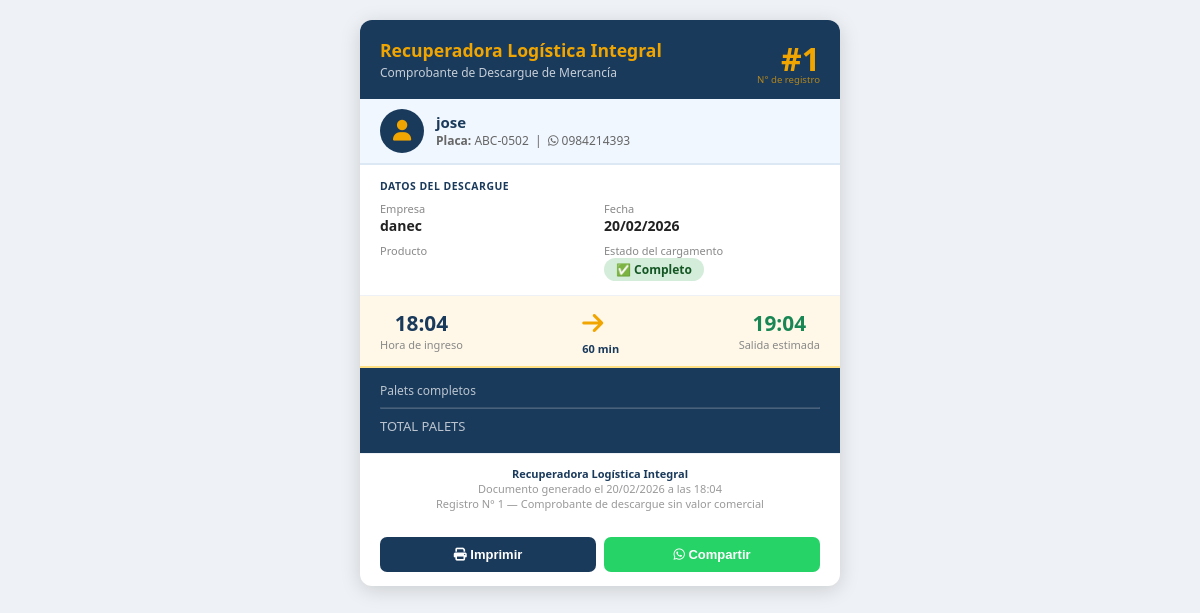
The app's page /descargue/registro/1/factura/ with its own data.
### Aplicaciones/Descargue/models.py (models this page shows, shortened)
class RegistroDescargue(models.Model):
    TIPO_CHOICES = [
        ('completo',   'Completo'),
        ('incompleto', 'Incompleto'),
        ('especial',   'Especial'),
    ]
    cierre            = models.ForeignKey(CierreDia, on_delete=models.CASCADE, related_name='registros')
    empresa           = models.ForeignKey(Empresa, on_delete=models.SET_NULL, null=True, blank=True, related_name='descargues')
    chofer_nombre     = models.CharField(max_length=100, default='')
    chofer_telefono   = models.CharField(max_length=20, default='')
    placa             = models.CharField(max_length=20, blank=True)
    tipo              = models.CharField(max_length=12, choices=TIPO_CHOICES, default='completo')
    observacion       = models.CharField(max_length=200, blank=True)
    hora              = models.DateTimeField(default=timezone.now)
    duracion_minutos  = models.PositiveIntegerField(default=30)
    hora_fin_estimada = models.DateTimeField(null=True, blank=True)
    class Meta:
        verbose_name = "Registro de Descargue"
        verbose_name_plural = "Registros de Descargue"
        ordering = ['-hora']

class Empresa(models.Model):
    nombre = models.CharField(max_length=120, unique=True)
    activo = models.BooleanField(default=True)
    class Meta:
        verbose_name_plural = "Empresas"
        ordering = ['nombre']

### Aplicaciones/Descargue/views.py (the view)
# urls.py: path('registro/<int:pk>/factura/',  views.factura_registro,    name='factura_registro'),
def factura_registro(request, pk):
    reg = get_object_or_404(
        RegistroDescargue.objects.select_related('empresa', 'cierre').prefetch_related('items__producto'),
        pk=pk
    )
    return render(request, 'factura_chofer.html', {
        'reg': reg,
        'empresa_nombre': 'Recuperadora Logística Integral',
    })

### Aplicaciones/Descargue/templates/factura_chofer.html (shortened to what this page needs)
<!DOCTYPE html>
<html lang="es">
<head>
</head>
<body>
<div class="factura">
  <div class="cab">
    <h1>{{ empresa_nombre }}</h1>
    <div class="sub">Comprobante de Descargue de Mercancía</div>
    <div class="folio">
      #{{ reg.id }}
      <small>N° de registro</small>
    </div>
  </div>
  <div class="chofer-bar">
    <div class="avatar"><i class="fa fa-user"></i></div>
    <div class="chofer-info">
      <div class="nom">{{ reg.chofer_nombre }}</div>
      <div class="det">
        {% if reg.placa %}<strong>Placa:</strong> {{ reg.placa }} &nbsp;|&nbsp; {% endif %}
        <i class="fab fa-whatsapp"></i> {{ reg.chofer_telefono }}
      </div>
    </div>
  </div>
  <div class="sec">
    <div class="sec-tit">Datos del descargue</div>
    <div class="info-grid">
      <div class="info-item">
        <div class="lbl">Empresa</div>
        <div class="val">{{ reg.empresa.nombre }}</div>
      </div>
      <div class="info-item">
        <div class="lbl">Fecha</div>
        <div class="val">{{ reg.hora|date:"d/m/Y" }}</div>
      </div>
      <div class="info-item">
        <div class="lbl">Producto</div>
      </div>
      <div class="info-item">
        <div class="lbl">Estado del cargamento</div>
        <div class="val">
          {% if reg.tipo == 'completo' %}
            <span class="tipo-badge tipo-c">✅ Completo</span>
          {% elif reg.tipo == 'incompleto' %}
            <span class="tipo-badge tipo-i">⚠️ Incompleto</span>
          {% else %}
            <span class="tipo-badge tipo-e">🔀 Especial</span>
          {% endif %}
        </div>
      </div>
    </div>
  </div>
  <div class="tiempo-bar">
    <div class="ini">
      <div class="hora">{{ reg.hora|date:"H:i" }}</div>
      <div class="sub">Hora de ingreso</div>
    </div>
    <div class="flecha">
      <i class="fa fa-arrow-right"></i>
      <div style="font-size:11px;color:var(--azul);font-weight:700;margin-top:2px;">
        {{ reg.duracion_minutos }} min
      </div>
    </div>
    <div class="fin">
      <div class="hora" style="color:var(--verde);">
        {% if reg.hora_fin_estimada %}{{ reg.hora_fin_estimada|date:"H:i" }}{% else %}—{% endif %}
      </div>
      <div class="sub">Salida estimada</div>
    </div>
  </div>
  <div class="totales">
    <div class="tot-row">
      <span class="t-lbl">Palets completos</span>
    </div>
    <hr style="border-color:rgba(255,255,255,.2);margin:8px 0;"/>
    <div class="tot-row grande">
      <span class="t-lbl" style="font-size:13px;">TOTAL PALETS</span>
    </div>
  </div>
  <div class="pie">
    <strong>{{ empresa_nombre }}</strong><br>
    Documento generado el {{ reg.hora|date:"d/m/Y" }} a las {{ reg.hora|date:"H:i" }}<br>
    Registro N° {{ reg.id }} — Comprobante de descargue sin valor comercial
  </div>
  <div class="acciones">
    <button class="btn-imp" onclick="window.print()">
      <i class="fa fa-print me-1"></i> Imprimir
    </button>
    <button class="btn-wa" onclick="compartirWA()">
      <i class="fab fa-whatsapp me-1"></i> Compartir
    </button>
  </div>
</div>
<link href="https://cdnjs.cloudflare.com/ajax/libs/font-awesome/6.5.0/css/all.min.css" rel="stylesheet"/>
</body>
</html>

### Aplicaciones/Descargue/templates/factura_chofer.html (style rules this page uses)
:root { --azul:#1a3a5c;--oro:#f0a500;--verde:#198754; }
* { box-sizing:border-box;margin:0;padding:0; }
body { background:#eef1f5;font-family:'Segoe UI',Arial,sans-serif;font-size:14px; display:flex;justify-content:center;padding:20px 10px; }
.factura { background:#fff;width:100%;max-width:480px;border-radius:12px; overflow:hidden;box-shadow:0 4px 20px rgba(0,0,0,.15); }
.cab { background:var(--azul);color:#fff;padding:18px 20px 14px; }
.cab h1 { font-size:1.1rem;font-weight:800;color:var(--oro);margin-bottom:2px; }
.cab .sub { font-size:.75rem;opacity:.75; }
.cab .folio { font-size:2rem;font-weight:800;color:var(--oro);text-align:right; float:right;margin-top:-38px;line-height:1; }
.cab .folio small { display:block;font-size:.6rem;opacity:.7;font-weight:400; }
.chofer-bar { background:#f0f7ff;border-bottom:2px solid #dde8f5;padding:10px 20px; display:flex;align-items:center;gap:12px; }
.avatar { width:44px;height:44px;background:var(--azul);border-radius:50%; display:flex;align-items:center;justify-content:center; font-size:1.3rem;color:var(--oro);flex-shrink:0; }
.chofer-info .nom { font-weight:800;font-size:15px;color:var(--azul); }
.chofer-info .det { font-size:12px;color:#666; }
.sec { padding:14px 20px;border-bottom:1px solid #eef1f5; }
.sec-tit { font-size:.65rem;text-transform:uppercase;font-weight:700; color:var(--azul);letter-spacing:.5px;margin-bottom:8px; }
.info-grid { display:grid;grid-template-columns:1fr 1fr;gap:8px; }
.info-item .lbl { font-size:11px;color:#888; }
.info-item .val { font-size:14px;font-weight:700;color:#222; }
.totales { background:var(--azul);color:#fff;padding:14px 20px; }
.tot-row { display:flex;justify-content:space-between;align-items:center;margin-bottom:4px; }
.tot-row .t-lbl { font-size:.75rem;opacity:.7; }
.tiempo-bar { background:#fff8e8;border-bottom:2px solid #ffe082;padding:10px 20px; display:flex;justify-content:space-between;align-items:center; }
.tiempo-bar .ini,.tiempo-bar .fin { text-align:center; }
.tiempo-bar .hora { font-size:1.3rem;font-weight:800;color:var(--azul); }
.tiempo-bar .sub { font-size:11px;color:#888; }
.flecha { font-size:1.5rem;color:var(--oro); }
.tipo-badge { display:inline-block;padding:3px 12px;border-radius:20px; font-size:12px;font-weight:700; }
.tipo-c { background:#d4edda;color:#155724; }
.pie { padding:12px 20px;text-align:center;font-size:11px;color:#999; border-top:1px solid #eef1f5; }
.pie strong { color:var(--azul); }
.acciones { padding:14px 20px;display:flex;gap:8px; }
.btn-imp { flex:1;background:var(--azul);color:#fff;border:none;border-radius:7px; padding:10px;font-weight:700;font-size:13px;cursor:pointer; }
.btn-wa { flex:1;background:#25d366;color:#fff;border:none;border-radius:7px; padding:10px;font-weight:700;font-size:13px;cursor:pointer; }

### records on screen
RegistroDescargue: id "1", chofer_nombre "jose", placa "ABC-0502", chofer_telefono "0984214393", empresa.nombre "danec", hora "20/02/2026", hora "18:04", duracion_minutos "60", hora_fin_estimada "19:04"

### other values on screen
{{ empresa_nombre }} "Recuperadora Logística Integral"
